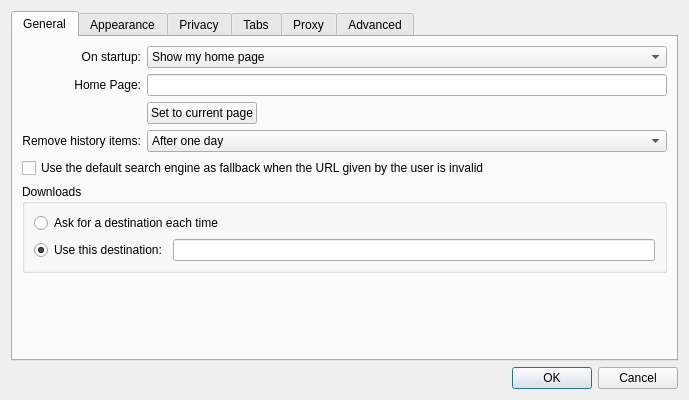
<?xml version="1.0" encoding="UTF-8"?>
<ui version="4.0">
 <class>Settings</class>
 <widget class="QDialog" name="Settings">
  <property name="geometry">
   <rect>
    <x>0</x>
    <y>0</y>
    <width>689</width>
    <height>400</height>
   </rect>
  </property>
  <property name="windowTitle">
   <string>Preferences</string>
  </property>
  <layout class="QGridLayout" name="gridLayout">
   <item row="2" column="0">
    <widget class="QDialogButtonBox" name="buttonBox">
     <property name="orientation">
      <enum>Qt::Horizontal</enum>
     </property>
     <property name="standardButtons">
      <set>QDialogButtonBox::Cancel|QDialogButtonBox::Ok</set>
     </property>
    </widget>
   </item>
   <item row="1" column="0">
    <widget class="QTabWidget" name="tabWidget">
     <property name="currentIndex">
      <number>0</number>
     </property>
     <widget class="QWidget" name="tab">
      <attribute name="title">
       <string>General</string>
      </attribute>
      <layout class="QGridLayout" name="gridLayout_4">
       <item row="0" column="0">
        <widget class="QLabel" name="label_7">
         <property name="text">
          <string>On startup:</string>
         </property>
         <property name="alignment">
          <set>Qt::AlignRight|Qt::AlignTrailing|Qt::AlignVCenter</set>
         </property>
        </widget>
       </item>
       <item row="0" column="1" colspan="2">
        <widget class="QComboBox" name="startupBehavior">
         <item>
          <property name="text">
           <string>Show my home page</string>
          </property>
         </item>
         <item>
          <property name="text">
           <string>Show a blank page</string>
          </property>
         </item>
         <item>
          <property name="text">
           <string>Restore windows and tabs from last time</string>
          </property>
         </item>
        </widget>
       </item>
       <item row="1" column="0">
        <widget class="QLabel" name="label_3">
         <property name="text">
          <string>Home Page:</string>
         </property>
         <property name="alignment">
          <set>Qt::AlignRight|Qt::AlignTrailing|Qt::AlignVCenter</set>
         </property>
        </widget>
       </item>
       <item row="1" column="1" colspan="2">
        <widget class="QLineEdit" name="homeLineEdit">
         <property name="layoutDirection">
          <enum>Qt::LeftToRight</enum>
         </property>
        </widget>
       </item>
       <item row="2" column="1">
        <widget class="QPushButton" name="setHomeToCurrentPageButton">
         <property name="text">
          <string>Set to current page</string>
         </property>
        </widget>
       </item>
       <item row="2" column="2">
        <spacer name="horizontalSpacer">
         <property name="orientation">
          <enum>Qt::Horizontal</enum>
         </property>
         <property name="sizeHint" stdset="0">
          <size>
           <width>280</width>
           <height>18</height>
          </size>
         </property>
        </spacer>
       </item>
       <item row="3" column="0">
        <widget class="QLabel" name="label_4">
         <property name="text">
          <string>Remove history items:</string>
         </property>
         <property name="alignment">
          <set>Qt::AlignRight|Qt::AlignTrailing|Qt::AlignVCenter</set>
         </property>
        </widget>
       </item>
       <item row="3" column="1" colspan="2">
        <widget class="QComboBox" name="expireHistory">
         <item>
          <property name="text">
           <string>After one day</string>
          </property>
         </item>
         <item>
          <property name="text">
           <string>After one week</string>
          </property>
         </item>
         <item>
          <property name="text">
           <string>After two weeks</string>
          </property>
         </item>
         <item>
          <property name="text">
           <string>After one month</string>
          </property>
         </item>
         <item>
          <property name="text">
           <string>After one year</string>
          </property>
         </item>
         <item>
          <property name="text">
           <string>Manually</string>
          </property>
         </item>
         <item>
          <property name="text">
           <string>On application exit</string>
          </property>
         </item>
        </widget>
       </item>
       <item row="4" column="0" colspan="3">
        <widget class="QCheckBox" name="searchEngineFallback">
         <property name="text">
          <string>Use the default search engine as fallback when the URL given by the user is invalid</string>
         </property>
         <property name="checked">
          <bool>false</bool>
         </property>
        </widget>
       </item>
       <item row="5" column="0" colspan="3">
        <widget class="QGroupBox" name="groupBox_2">
         <property name="title">
          <string>Downloads</string>
         </property>
         <layout class="QVBoxLayout" name="verticalLayout_4">
          <item>
           <widget class="QRadioButton" name="downloadAsk">
            <property name="text">
             <string>Ask for a destination each time</string>
            </property>
           </widget>
          </item>
          <item>
           <layout class="QHBoxLayout" name="horizontalLayout">
            <item>
             <widget class="QRadioButton" name="downloadDestination">
              <property name="text">
               <string>Use this destination:</string>
              </property>
              <property name="checked">
               <bool>true</bool>
              </property>
             </widget>
            </item>
            <item>
             <widget class="QLineEdit" name="downloadsLocation">
              <property name="layoutDirection">
               <enum>Qt::LeftToRight</enum>
              </property>
             </widget>
            </item>
           </layout>
          </item>
         </layout>
        </widget>
       </item>
       <item row="6" column="0" colspan="3">
        <spacer>
         <property name="orientation">
          <enum>Qt::Vertical</enum>
         </property>
         <property name="sizeHint" stdset="0">
          <size>
           <width>391</width>
           <height>262</height>
          </size>
         </property>
        </spacer>
       </item>
      </layout>
     </widget>
     <widget class="QWidget" name="tab_3">
      <attribute name="title">
       <string>Appearance</string>
      </attribute>
      <layout class="QGridLayout" name="gridLayout_3">
       <item row="0" column="0">
        <widget class="QLabel" name="label_5">
         <property name="text">
          <string>Standard font:</string>
         </property>
         <property name="alignment">
          <set>Qt::AlignRight|Qt::AlignTrailing|Qt::AlignVCenter</set>
         </property>
        </widget>
       </item>
       <item row="0" column="1">
        <widget class="QLabel" name="standardLabel">
         <property name="sizePolicy">
          <sizepolicy hsizetype="Expanding" vsizetype="Preferred">
           <horstretch>0</horstretch>
           <verstretch>0</verstretch>
          </sizepolicy>
         </property>
         <property name="frameShape">
          <enum>QFrame::StyledPanel</enum>
         </property>
         <property name="text">
          <string notr="true">Times 16</string>
         </property>
         <property name="alignment">
          <set>Qt::AlignCenter</set>
         </property>
        </widget>
       </item>
       <item row="0" column="3">
        <widget class="QPushButton" name="standardFontButton">
         <property name="text">
          <string>Select...</string>
         </property>
        </widget>
       </item>
       <item row="1" column="0">
        <widget class="QLabel" name="label_6">
         <property name="text">
          <string>Fixed-width font:</string>
         </property>
         <property name="alignment">
          <set>Qt::AlignRight|Qt::AlignTrailing|Qt::AlignVCenter</set>
         </property>
        </widget>
       </item>
       <item row="1" column="1">
        <widget class="QLabel" name="fixedLabel">
         <property name="frameShape">
          <enum>QFrame::StyledPanel</enum>
         </property>
         <property name="text">
          <string notr="true">Courier 13</string>
         </property>
         <property name="alignment">
          <set>Qt::AlignCenter</set>
         </property>
        </widget>
       </item>
       <item row="1" column="3">
        <widget class="QPushButton" name="fixedFontButton">
         <property name="text">
          <string>Select...</string>
         </property>
        </widget>
       </item>
       <item row="2" column="0" colspan="3">
        <widget class="QLabel" name="label_8">
         <property name="text">
          <string>Preferred languages for viewing webpages in:</string>
         </property>
        </widget>
       </item>
       <item row="2" column="3">
        <widget class="QPushButton" name="languageButton">
         <property name="text">
          <string>Select...</string>
         </property>
        </widget>
       </item>
       <item row="3" column="2">
        <spacer name="verticalSpacer">
         <property name="orientation">
          <enum>Qt::Vertical</enum>
         </property>
         <property name="sizeHint" stdset="0">
          <size>
           <width>20</width>
           <height>93</height>
          </size>
         </property>
        </spacer>
       </item>
      </layout>
     </widget>
     <widget class="QWidget" name="tab_2">
      <attribute name="title">
       <string>Privacy</string>
      </attribute>
      <layout class="QVBoxLayout" name="verticalLayout_3">
       <item>
        <widget class="QGroupBox" name="groupBox">
         <property name="title">
          <string>Web Content</string>
         </property>
         <layout class="QGridLayout" name="gridLayout_5">
          <item row="0" column="0" colspan="2">
           <widget class="QCheckBox" name="blockPopupWindows">
            <property name="text">
             <string>Block Popup Windows</string>
            </property>
            <property name="checked">
             <bool>true</bool>
            </property>
           </widget>
          </item>
          <item row="1" column="0" colspan="2">
           <widget class="QCheckBox" name="enablePlugins">
            <property name="text">
             <string>Enable Plugins</string>
            </property>
            <property name="checked">
             <bool>true</bool>
            </property>
           </widget>
          </item>
          <item row="2" column="0">
           <spacer name="horizontalSpacer_3">
            <property name="orientation">
             <enum>Qt::Horizontal</enum>
            </property>
            <property name="sizeType">
             <enum>QSizePolicy::Fixed</enum>
            </property>
            <property name="sizeHint" stdset="0">
             <size>
              <width>20</width>
              <height>20</height>
             </size>
            </property>
           </spacer>
          </item>
          <item row="2" column="1">
           <widget class="QCheckBox" name="clickToFlash">
            <property name="sizePolicy">
             <sizepolicy hsizetype="Expanding" vsizetype="Fixed">
              <horstretch>0</horstretch>
              <verstretch>0</verstretch>
             </sizepolicy>
            </property>
            <property name="text">
             <string>Use ClickToFlash on flash plugins</string>
            </property>
            <property name="checked">
             <bool>true</bool>
            </property>
           </widget>
          </item>
          <item row="3" column="0" colspan="2">
           <widget class="QCheckBox" name="enableJavascript">
            <property name="text">
             <string>Enable Javascript</string>
            </property>
            <property name="checked">
             <bool>true</bool>
            </property>
           </widget>
          </item>
          <item row="4" column="0" colspan="2">
           <widget class="QCheckBox" name="enableImages">
            <property name="text">
             <string>View Images</string>
            </property>
            <property name="checked">
             <bool>true</bool>
            </property>
           </widget>
          </item>
         </layout>
        </widget>
       </item>
       <item>
        <widget class="QGroupBox" name="cookiesGroupBox">
         <property name="title">
          <string>Cookies</string>
         </property>
         <layout class="QGridLayout">
          <item row="0" column="0">
           <widget class="QLabel" name="label_2">
            <property name="text">
             <string>Accept Cookies:</string>
            </property>
            <property name="alignment">
             <set>Qt::AlignRight|Qt::AlignTrailing|Qt::AlignVCenter</set>
            </property>
           </widget>
          </item>
          <item row="0" column="1">
           <widget class="QComboBox" name="acceptCombo">
            <item>
             <property name="text">
              <string>Always</string>
             </property>
            </item>
            <item>
             <property name="text">
              <string>Never</string>
             </property>
            </item>
            <item>
             <property name="text">
              <string>Only from sites you navigate to</string>
             </property>
            </item>
           </widget>
          </item>
          <item row="0" column="2">
           <widget class="QPushButton" name="exceptionsButton">
            <property name="text">
             <string>Exceptions...</string>
            </property>
           </widget>
          </item>
          <item row="1" column="0">
           <widget class="QLabel" name="label">
            <property name="text">
             <string>Keep Cookies Until:</string>
            </property>
            <property name="alignment">
             <set>Qt::AlignRight|Qt::AlignTrailing|Qt::AlignVCenter</set>
            </property>
           </widget>
          </item>
          <item row="1" column="1">
           <widget class="QComboBox" name="keepUntilCombo">
            <item>
             <property name="text">
              <string>They expire</string>
             </property>
            </item>
            <item>
             <property name="text">
              <string>I exit the application</string>
             </property>
            </item>
            <item>
             <property name="text">
              <string>At most 90 days</string>
             </property>
            </item>
           </widget>
          </item>
          <item row="1" column="2">
           <widget class="QPushButton" name="cookiesButton">
            <property name="text">
             <string>Cookies...</string>
            </property>
           </widget>
          </item>
          <item row="2" column="0">
           <spacer name="horizontalSpacer_4">
            <property name="orientation">
             <enum>Qt::Horizontal</enum>
            </property>
            <property name="sizeHint" stdset="0">
             <size>
              <width>40</width>
              <height>20</height>
             </size>
            </property>
           </spacer>
          </item>
          <item row="2" column="1">
           <widget class="QCheckBox" name="filterTrackingCookiesCheckbox">
            <property name="text">
             <string>Filter Tracking Cookies</string>
            </property>
           </widget>
          </item>
         </layout>
        </widget>
       </item>
       <item>
        <spacer>
         <property name="orientation">
          <enum>Qt::Vertical</enum>
         </property>
         <property name="sizeHint" stdset="0">
          <size>
           <width>371</width>
           <height>177</height>
          </size>
         </property>
        </spacer>
       </item>
      </layout>
     </widget>
     <widget class="QWidget" name="tab_6">
      <attribute name="title">
       <string>Tabs</string>
      </attribute>
      <layout class="QGridLayout" name="gridLayout_8">
       <item row="0" column="0" colspan="2">
        <widget class="QCheckBox" name="selectTabsWhenCreated">
         <property name="text">
          <string>Select tabs and windows as they are created</string>
         </property>
        </widget>
       </item>
       <item row="1" column="0" colspan="2">
        <widget class="QCheckBox" name="confirmClosingMultipleTabs">
         <property name="text">
          <string>Confirm when closing multiple tabs or windows</string>
         </property>
         <property name="checked">
          <bool>true</bool>
         </property>
        </widget>
       </item>
       <item row="2" column="0" colspan="2">
        <widget class="QCheckBox" name="oneCloseButton">
         <property name="text">
          <string>Show only one close button instead of one for each tab</string>
         </property>
         <property name="checked">
          <bool>true</bool>
         </property>
        </widget>
       </item>
       <item row="3" column="0">
        <spacer name="horizontalSpacer_5">
         <property name="orientation">
          <enum>Qt::Horizontal</enum>
         </property>
         <property name="sizeType">
          <enum>QSizePolicy::Fixed</enum>
         </property>
         <property name="sizeHint" stdset="0">
          <size>
           <width>20</width>
           <height>20</height>
          </size>
         </property>
        </spacer>
       </item>
       <item row="3" column="1">
        <widget class="QCheckBox" name="newTabButtonInRightCorner">
         <property name="sizePolicy">
          <sizepolicy hsizetype="Expanding" vsizetype="Fixed">
           <horstretch>0</horstretch>
           <verstretch>0</verstretch>
          </sizepolicy>
         </property>
         <property name="text">
          <string>Show new tab button in right corner</string>
         </property>
         <property name="checked">
          <bool>true</bool>
         </property>
        </widget>
       </item>
       <item row="4" column="0" colspan="2">
        <widget class="QCheckBox" name="quitAsLastTabClosed">
         <property name="text">
          <string>Quit the application when last tab is closed</string>
         </property>
         <property name="checked">
          <bool>true</bool>
         </property>
        </widget>
       </item>
       <item row="5" column="0" colspan="2">
        <widget class="QGroupBox" name="openLinksGroupBox">
         <property name="title">
          <string>Opening links</string>
         </property>
         <layout class="QGridLayout">
          <item row="1" column="0">
           <widget class="QLabel" name="linksInNewWindowLabel">
            <property name="text">
             <string>Links that want to open in a new window:</string>
            </property>
            <property name="alignment">
             <set>Qt::AlignRight|Qt::AlignTrailing|Qt::AlignVCenter</set>
            </property>
           </widget>
          </item>
          <item row="1" column="1" colspan="2">
           <widget class="QComboBox" name="openTargetBlankLinksIn">
            <item>
             <property name="text">
              <string>In a new window</string>
             </property>
            </item>
            <item>
             <property name="text">
              <string>In a new selected tab in the current window</string>
             </property>
            </item>
            <item>
             <property name="text">
              <string>In a new tab in the current window</string>
             </property>
            </item>
            <item>
             <property name="text">
              <string>In the current tab</string>
             </property>
            </item>
           </widget>
          </item>
          <item row="0" column="0">
           <widget class="QLabel" name="linkFromApplicationLabel">
            <property name="text">
             <string>Open links from applications:</string>
            </property>
            <property name="alignment">
             <set>Qt::AlignRight|Qt::AlignTrailing|Qt::AlignVCenter</set>
            </property>
           </widget>
          </item>
          <item row="0" column="1" colspan="2">
           <widget class="QComboBox" name="openLinksFromAppsIn">
            <item>
             <property name="text">
              <string>In a new window</string>
             </property>
            </item>
            <item>
             <property name="text">
              <string>In a new selected tab in the current window</string>
             </property>
            </item>
            <item>
             <property name="text">
              <string>In a new tab in the current window</string>
             </property>
            </item>
            <item>
             <property name="text">
              <string>In the current tab</string>
             </property>
            </item>
           </widget>
          </item>
         </layout>
        </widget>
       </item>
       <item row="6" column="0" colspan="2">
        <spacer name="verticalSpacer_4">
         <property name="orientation">
          <enum>Qt::Vertical</enum>
         </property>
         <property name="sizeHint" stdset="0">
          <size>
           <width>20</width>
           <height>182</height>
          </size>
         </property>
        </spacer>
       </item>
      </layout>
     </widget>
     <widget class="QWidget" name="tab_4">
      <attribute name="title">
       <string>Proxy</string>
      </attribute>
      <layout class="QVBoxLayout" name="verticalLayout">
       <item>
        <widget class="QGroupBox" name="proxySupport">
         <property name="title">
          <string>Use proxy server</string>
         </property>
         <property name="checkable">
          <bool>true</bool>
         </property>
         <layout class="QGridLayout" name="gridLayout_6">
          <item row="0" column="0">
           <widget class="QLabel" name="label_9">
            <property name="text">
             <string>Type:</string>
            </property>
            <property name="alignment">
             <set>Qt::AlignRight|Qt::AlignTrailing|Qt::AlignVCenter</set>
            </property>
           </widget>
          </item>
          <item row="0" column="1" colspan="2">
           <widget class="QComboBox" name="proxyType">
            <item>
             <property name="text">
              <string>Socks5</string>
             </property>
            </item>
            <item>
             <property name="text">
              <string>Http (Secure)</string>
             </property>
            </item>
            <item>
             <property name="text">
              <string>Http (Transparent)</string>
             </property>
            </item>
           </widget>
          </item>
          <item row="1" column="0">
           <widget class="QLabel" name="label_10">
            <property name="text">
             <string>Host name:</string>
            </property>
            <property name="alignment">
             <set>Qt::AlignRight|Qt::AlignTrailing|Qt::AlignVCenter</set>
            </property>
           </widget>
          </item>
          <item row="1" column="1" colspan="2">
           <widget class="QLineEdit" name="proxyHostName">
            <property name="layoutDirection">
             <enum>Qt::LeftToRight</enum>
            </property>
           </widget>
          </item>
          <item row="2" column="0">
           <widget class="QLabel" name="label_11">
            <property name="text">
             <string>Port:</string>
            </property>
            <property name="alignment">
             <set>Qt::AlignRight|Qt::AlignTrailing|Qt::AlignVCenter</set>
            </property>
           </widget>
          </item>
          <item row="2" column="1">
           <widget class="QSpinBox" name="proxyPort">
            <property name="maximum">
             <number>65535</number>
            </property>
            <property name="value">
             <number>1080</number>
            </property>
           </widget>
          </item>
          <item row="2" column="2">
           <spacer name="horizontalSpacer_2">
            <property name="orientation">
             <enum>Qt::Horizontal</enum>
            </property>
            <property name="sizeHint" stdset="0">
             <size>
              <width>293</width>
              <height>20</height>
             </size>
            </property>
           </spacer>
          </item>
          <item row="3" column="0">
           <widget class="QLabel" name="label_12">
            <property name="text">
             <string>User Name:</string>
            </property>
            <property name="alignment">
             <set>Qt::AlignRight|Qt::AlignTrailing|Qt::AlignVCenter</set>
            </property>
           </widget>
          </item>
          <item row="3" column="1" colspan="2">
           <widget class="QLineEdit" name="proxyUserName">
            <property name="layoutDirection">
             <enum>Qt::LeftToRight</enum>
            </property>
           </widget>
          </item>
          <item row="4" column="0">
           <widget class="QLabel" name="label_13">
            <property name="text">
             <string>Password:</string>
            </property>
            <property name="alignment">
             <set>Qt::AlignRight|Qt::AlignTrailing|Qt::AlignVCenter</set>
            </property>
           </widget>
          </item>
          <item row="4" column="1" colspan="2">
           <widget class="QLineEdit" name="proxyPassword">
            <property name="layoutDirection">
             <enum>Qt::LeftToRight</enum>
            </property>
            <property name="echoMode">
             <enum>QLineEdit::Password</enum>
            </property>
           </widget>
          </item>
          <item row="5" column="0">
           <spacer name="verticalSpacer_2">
            <property name="orientation">
             <enum>Qt::Vertical</enum>
            </property>
            <property name="sizeHint" stdset="0">
             <size>
              <width>20</width>
              <height>8</height>
             </size>
            </property>
           </spacer>
          </item>
         </layout>
        </widget>
       </item>
      </layout>
     </widget>
     <widget class="QWidget" name="tab_5">
      <attribute name="title">
       <string>Advanced</string>
      </attribute>
      <layout class="QGridLayout" name="gridLayout_2">
       <item row="0" column="0">
        <widget class="QLabel" name="label_14">
         <property name="text">
          <string>Style Sheet:</string>
         </property>
        </widget>
       </item>
       <item row="0" column="1">
        <widget class="QLineEdit" name="userStyleSheet">
         <property name="layoutDirection">
          <enum>Qt::LeftToRight</enum>
         </property>
        </widget>
       </item>
       <item row="1" column="0" colspan="2">
        <widget class="QGroupBox" name="networkCache">
         <property name="title">
          <string>Enable network cache</string>
         </property>
         <property name="checkable">
          <bool>true</bool>
         </property>
         <property name="checked">
          <bool>true</bool>
         </property>
         <layout class="QGridLayout" name="gridLayout_7">
          <item row="0" column="0">
           <widget class="QLabel" name="label_15">
            <property name="text">
             <string>Maximum Size:</string>
            </property>
           </widget>
          </item>
          <item row="0" column="1">
           <widget class="QSpinBox" name="networkCacheMaximumSizeSpinBox">
            <property name="minimum">
             <number>0</number>
            </property>
            <property name="maximum">
             <number>100</number>
            </property>
            <property name="suffix">
             <string> MB</string>
            </property>
           </widget>
          </item>
         </layout>
        </widget>
       </item>
       <item row="2" column="1">
        <spacer name="verticalSpacer_3">
         <property name="orientation">
          <enum>Qt::Vertical</enum>
         </property>
         <property name="sizeHint" stdset="0">
          <size>
           <width>20</width>
           <height>176</height>
          </size>
         </property>
        </spacer>
       </item>
      </layout>
     </widget>
    </widget>
   </item>
  </layout>
 </widget>
 <tabstops>
  <tabstop>tabWidget</tabstop>
  <tabstop>startupBehavior</tabstop>
  <tabstop>homeLineEdit</tabstop>
  <tabstop>setHomeToCurrentPageButton</tabstop>
  <tabstop>expireHistory</tabstop>
  <tabstop>downloadAsk</tabstop>
  <tabstop>downloadDestination</tabstop>
  <tabstop>downloadsLocation</tabstop>
  <tabstop>standardFontButton</tabstop>
  <tabstop>fixedFontButton</tabstop>
  <tabstop>enablePlugins</tabstop>
  <tabstop>enableJavascript</tabstop>
  <tabstop>enableImages</tabstop>
  <tabstop>acceptCombo</tabstop>
  <tabstop>exceptionsButton</tabstop>
  <tabstop>keepUntilCombo</tabstop>
  <tabstop>cookiesButton</tabstop>
  <tabstop>selectTabsWhenCreated</tabstop>
  <tabstop>confirmClosingMultipleTabs</tabstop>
  <tabstop>oneCloseButton</tabstop>
  <tabstop>openLinksFromAppsIn</tabstop>
  <tabstop>openTargetBlankLinksIn</tabstop>
  <tabstop>proxySupport</tabstop>
  <tabstop>proxyType</tabstop>
  <tabstop>proxyHostName</tabstop>
  <tabstop>proxyPort</tabstop>
  <tabstop>proxyUserName</tabstop>
  <tabstop>proxyPassword</tabstop>
  <tabstop>userStyleSheet</tabstop>
  <tabstop>networkCacheMaximumSizeSpinBox</tabstop>
  <tabstop>buttonBox</tabstop>
 </tabstops>
 <resources/>
 <connections>
  <connection>
   <sender>buttonBox</sender>
   <signal>accepted()</signal>
   <receiver>Settings</receiver>
   <slot>accept()</slot>
   <hints>
    <hint type="sourcelabel">
     <x>260</x>
     <y>395</y>
    </hint>
    <hint type="destinationlabel">
     <x>157</x>
     <y>274</y>
    </hint>
   </hints>
  </connection>
  <connection>
   <sender>buttonBox</sender>
   <signal>rejected()</signal>
   <receiver>Settings</receiver>
   <slot>reject()</slot>
   <hints>
    <hint type="sourcelabel">
     <x>328</x>
     <y>395</y>
    </hint>
    <hint type="destinationlabel">
     <x>286</x>
     <y>274</y>
    </hint>
   </hints>
  </connection>
  <connection>
   <sender>downloadDestination</sender>
   <signal>toggled(bool)</signal>
   <receiver>downloadsLocation</receiver>
   <slot>setEnabled(bool)</slot>
   <hints>
    <hint type="sourcelabel">
     <x>50</x>
     <y>223</y>
    </hint>
    <hint type="destinationlabel">
     <x>348</x>
     <y>223</y>
    </hint>
   </hints>
  </connection>
  <connection>
   <sender>enablePlugins</sender>
   <signal>toggled(bool)</signal>
   <receiver>clickToFlash</receiver>
   <slot>setEnabled(bool)</slot>
   <hints>
    <hint type="sourcelabel">
     <x>129</x>
     <y>98</y>
    </hint>
    <hint type="destinationlabel">
     <x>149</x>
     <y>122</y>
    </hint>
   </hints>
  </connection>
  <connection>
   <sender>oneCloseButton</sender>
   <signal>toggled(bool)</signal>
   <receiver>newTabButtonInRightCorner</receiver>
   <slot>setEnabled(bool)</slot>
   <hints>
    <hint type="sourcelabel">
     <x>344</x>
     <y>105</y>
    </hint>
    <hint type="destinationlabel">
     <x>357</x>
     <y>132</y>
    </hint>
   </hints>
  </connection>
 </connections>
</ui>
